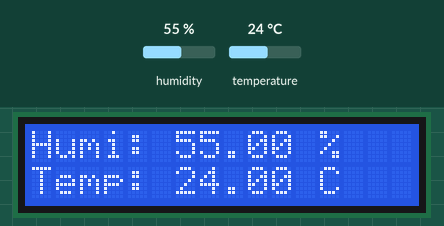
Simulated run of this sketch. Board: Arduino Uno, built with avr-gcc and run on an emulated ATmega328P. Parts: 16×2 character LCD. The inputs (shaded band) are chosen by the test bench; at power-on: humidity 55 %, temperature 24 °C. What the sketch prints to the serial monitor is not drawn.

Above: at 2.7 s.
2.8 s: humidity set to 22 %
At 5.1 s:
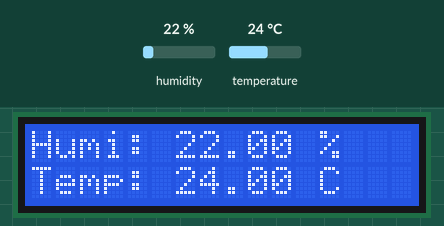
5.8 s: temperature set to 12 °C
At 7.0 s:
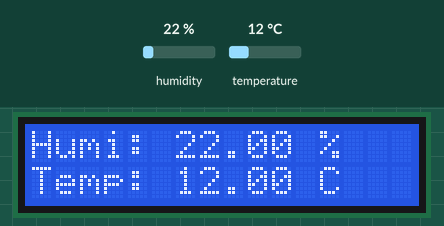
8.8 s: humidity set to 40 %
At 10.8 s:
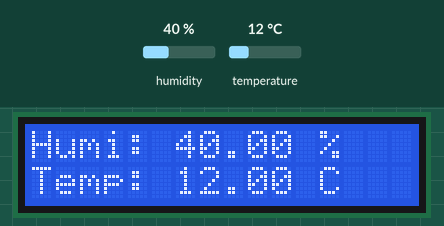
11.8 s: temperature set to 19 °C
At 12.7 s:
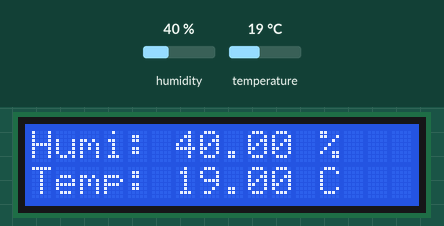
Timing chart, 0 to 14.8 s (numbered marks = the images above; inputs shaded):
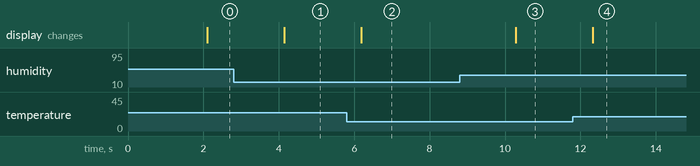

Measured:
- after the input at 2.8 s, the display: changes after 1.3 s (image 1)
- after the input at 5.8 s, the display: changes after 0.39 s (image 2)
- after the input at 8.8 s, the display: changes after 1.5 s (image 3)
- after the input at 11.8 s, the display: changes after 0.52 s (image 4)

The sketch:

_007_humidity_temperature_lcd_print.ino
```cpp
#include <LiquidCrystal.h>

#include "DHT.h"
#define DHTPIN 7     // DHT11이 연결된 핀
#define DHTTYPE DHT11   // DHT 11, DHT시리즈중 11을 선택합니다.

DHT dht(DHTPIN, DHTTYPE);
LiquidCrystal lcd(12,11,5,4,3,2);

void setup() {

  Serial.begin(9600);

  lcd.begin(16, 2);
  dht.begin();
}

void loop() {
  delay(2000);

  float h = dht.readHumidity();// 습도
  float t = dht.readTemperature();// 온도
  float f = dht.readTemperature(true);// 화씨 온도

  // 값 읽기에 오류가 있으면 오류를 출력합니다.
  if (isnan(h) || isnan(t) || isnan(f)) {
    Serial.println("Failed to read from DHT sensor!");
    return;
  }

  displayLcd(h, t);

  sendSerial(h, t, f);
}

void displayLcd(float h, float t) {
  lcd.setCursor(0, 0);
  lcd.print("Humi: ");
  lcd.print(h);
  lcd.print(" %");

  lcd.setCursor(0, 1);
  lcd.print("Temp: ");
  lcd.print(t);
  lcd.print(" C");
}

void sendSerial(float h, float t, float f) {
  // 보정된 화씨 값을 가져옵니다.
  float hif = dht.computeHeatIndex(f, h);
  // 보정된 섭씨 값을 가져옵니다.
  float hic = dht.computeHeatIndex(t, h, false);

  Serial.print("Humidity: ");
  Serial.print(h);
  Serial.print(" %\t");
  Serial.print("Temperature: ");
  Serial.print(t);
  Serial.print(" *C ");
  Serial.print(f);
  Serial.print(" *F\t");
  Serial.print("Heat index: ");
  Serial.print(hic);
  Serial.print(" *C ");
  Serial.print(hif);
  Serial.println(" *F");

}
```
